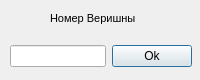
<?xml version="1.0" encoding="UTF-8"?>
<ui version="4.0">
 <class>addNode</class>
 <widget class="QDialog" name="addNode">
  <property name="geometry">
   <rect>
    <x>0</x>
    <y>0</y>
    <width>200</width>
    <height>80</height>
   </rect>
  </property>
  <property name="windowTitle">
   <string>Dialog</string>
  </property>
  <widget class="QLabel" name="label">
   <property name="geometry">
    <rect>
     <x>50</x>
     <y>10</y>
     <width>101</width>
     <height>16</height>
    </rect>
   </property>
   <property name="font">
    <font>
     <pointsize>8</pointsize>
    </font>
   </property>
   <property name="text">
    <string>Номер Веришны</string>
   </property>
  </widget>
  <widget class="QWidget" name="layoutWidget">
   <property name="geometry">
    <rect>
     <x>10</x>
     <y>40</y>
     <width>182</width>
     <height>33</height>
    </rect>
   </property>
   <layout class="QHBoxLayout" name="horizontalLayout">
    <item>
     <widget class="QLineEdit" name="lineEdit"/>
    </item>
    <item>
     <widget class="QPushButton" name="pushButton">
      <property name="font">
       <font>
        <stylestrategy>PreferDefault</stylestrategy>
        <kerning>true</kerning>
       </font>
      </property>
      <property name="text">
       <string>Ok</string>
      </property>
      <property name="default">
       <bool>true</bool>
      </property>
     </widget>
    </item>
   </layout>
  </widget>
 </widget>
 <resources/>
 <connections/>
</ui>
